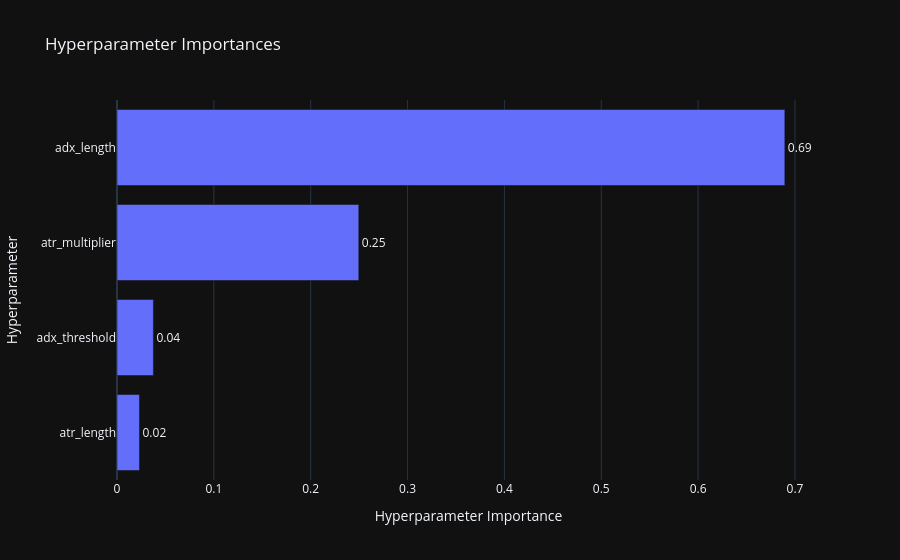

The notebook cell saved with this chart:
### Code cell
fig3 = optuna.visualization.plot_param_importances(study2)
show(fig3)

# fig4 = optuna.visualization.plot_slice(study2, params=best_params2.keys())
# show(fig4)

### Figure 1 — Plotly figure (JSON) as saved in the notebook; plotly's stock layout.template omitted (floating-point values rounded to 4 significant figures)
{"data": [{"cliponaxis": false, "hovertemplate": ["atr_length (IntDistribution): 0.02320997631790737<extra></extra>", "adx_threshold (IntDistribution): 0.037582962330666964<extra></extra>", "atr_multiplier (FloatDistribution): 0.24966048067534277<extra></extra>", "adx_length (IntDistribution): 0.6895465806760828<extra></extra>"], "name": "Objective Value", "orientation": "h", "text": ["0.02", "0.04", "0.25", "0.69"], "textposition": "outside", "x": [0.02321, 0.03758, 0.2497, 0.6895], "y": ["atr_length", "adx_threshold", "atr_multiplier", "adx_length"], "type": "bar"}], "layout": {"title": {"text": "Hyperparameter Importances"}, "xaxis": {"title": {"text": "Hyperparameter Importance"}}, "yaxis": {"title": {"text": "Hyperparameter"}}}}
